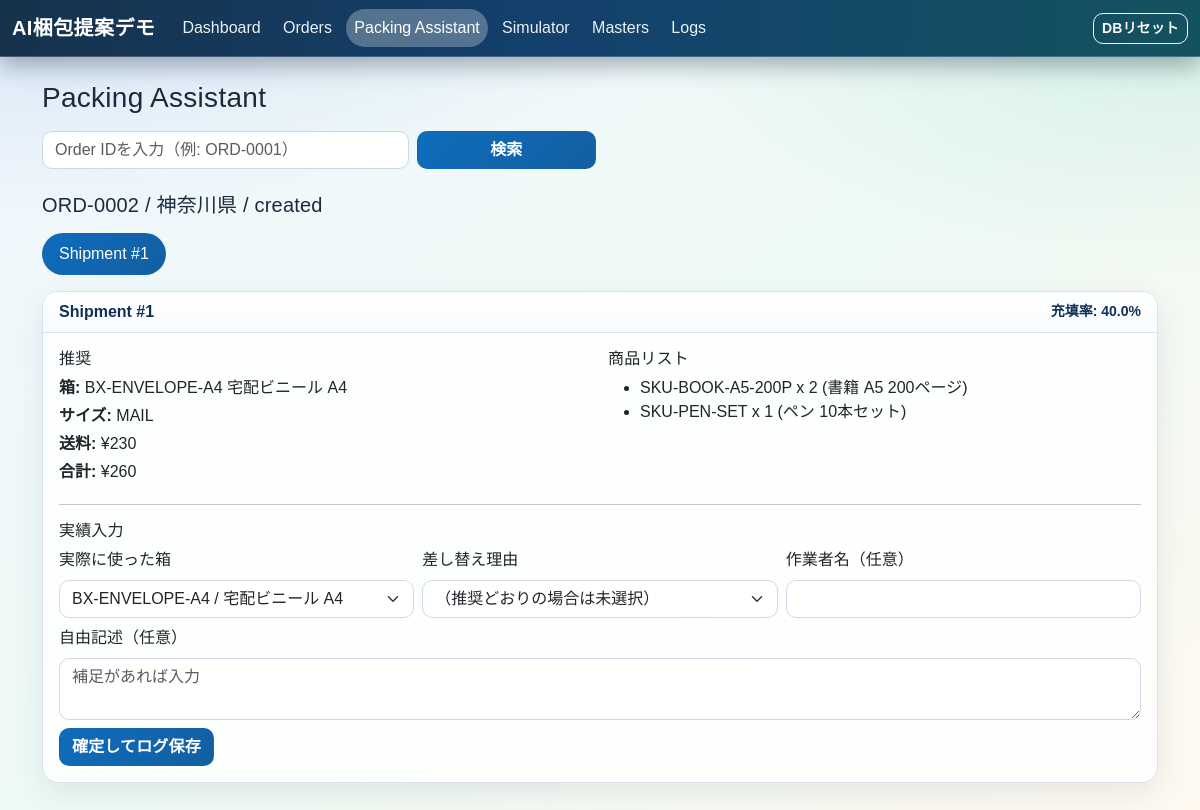
The page /packing/ORD-0002 on the database its author committed.
### app/models.py (models this page shows)
class Order(Base):
    __tablename__ = "orders"
    order_id: Mapped[str] = mapped_column(String(64), primary_key=True)
    order_date: Mapped[date] = mapped_column(Date, nullable=False)
    channel: Mapped[str] = mapped_column(String(64), nullable=False)
    destination_prefecture: Mapped[str] = mapped_column(String(64), nullable=False)
    status: Mapped[str] = mapped_column(String(32), nullable=False, default="created")
    customer_note: Mapped[str | None] = mapped_column(Text, nullable=True)
    items: Mapped[list[OrderItem]] = relationship("OrderItem", back_populates="order", cascade="all, delete-orphan")
    plans: Mapped[list[PackingPlan]] = relationship("PackingPlan", back_populates="order", cascade="all, delete-orphan")

class PackingShipment(Base):
    __tablename__ = "packing_shipments"
    id: Mapped[int] = mapped_column(Integer, primary_key=True, autoincrement=True)
    plan_id: Mapped[int] = mapped_column(ForeignKey("packing_plans.id"), nullable=False, index=True)
    shipment_no: Mapped[int] = mapped_column(Integer, nullable=False)
    split_reason: Mapped[str | None] = mapped_column(String(255), nullable=True)
    recommended_box_id: Mapped[str | None] = mapped_column(String(64), nullable=True)
    recommended_box_name: Mapped[str | None] = mapped_column(String(255), nullable=True)
    carrier: Mapped[str | None] = mapped_column(String(64), nullable=True)
    service: Mapped[str | None] = mapped_column(String(64), nullable=True)
    size_class: Mapped[str | None] = mapped_column(String(16), nullable=True)
    shipping_yen: Mapped[int | None] = mapped_column(Integer, nullable=True)
    box_cost_yen: Mapped[int | None] = mapped_column(Integer, nullable=True)
    total_cost_yen: Mapped[int | None] = mapped_column(Integer, nullable=True)
    fill_ratio: Mapped[float | None] = mapped_column(Float, nullable=True)
    warning_message: Mapped[str | None] = mapped_column(String(255), nullable=True)
    plan: Mapped[PackingPlan] = relationship("PackingPlan", back_populates="shipments")
    items: Mapped[list[PackingShipmentItem]] = relationship(
        "PackingShipmentItem", back_populates="shipment", cascade="all, delete-orphan"
    )
    __table_args__ = (UniqueConstraint("plan_id", "shipment_no", name="uq_shipment_plan_no"),)

class PackingShipmentItem(Base):
    __tablename__ = "packing_shipment_items"
    id: Mapped[int] = mapped_column(Integer, primary_key=True, autoincrement=True)
    shipment_id: Mapped[int] = mapped_column(ForeignKey("packing_shipments.id"), nullable=False, index=True)
    sku_id: Mapped[str] = mapped_column(ForeignKey("skus.sku_id"), nullable=False)
    qty: Mapped[int] = mapped_column(Integer, nullable=False)
    shipment: Mapped[PackingShipment] = relationship("PackingShipment", back_populates="items")
    sku: Mapped[SKU] = relationship("SKU")

class SKU(Base):
    __tablename__ = "skus"
    sku_id: Mapped[str] = mapped_column(String(64), primary_key=True)
    name: Mapped[str] = mapped_column(String(255), nullable=False)
    category: Mapped[str] = mapped_column(String(64), nullable=False, default="other")
    length_mm: Mapped[int] = mapped_column(Integer, nullable=False)
    width_mm: Mapped[int] = mapped_column(Integer, nullable=False)
    height_mm: Mapped[int] = mapped_column(Integer, nullable=False)
    weight_g: Mapped[int] = mapped_column(Integer, nullable=False)
    can_rotate: Mapped[bool] = mapped_column(Boolean, nullable=False, default=True)
    fragile: Mapped[bool] = mapped_column(Boolean, nullable=False, default=False)
    compressible: Mapped[bool] = mapped_column(Boolean, nullable=False, default=False)
    hazmat: Mapped[bool] = mapped_column(Boolean, nullable=False, default=False)
    padding_mm: Mapped[int] = mapped_column(Integer, nullable=False, default=0)
    prohibited_group: Mapped[str | None] = mapped_column(String(64), nullable=True)

class Box(Base):
    __tablename__ = "boxes"
    box_id: Mapped[str] = mapped_column(String(64), primary_key=True)
    name: Mapped[str] = mapped_column(String(255), nullable=False)
    inner_length_mm: Mapped[int] = mapped_column(Integer, nullable=False)
    inner_width_mm: Mapped[int] = mapped_column(Integer, nullable=False)
    inner_height_mm: Mapped[int] = mapped_column(Integer, nullable=False)
    max_weight_g: Mapped[int] = mapped_column(Integer, nullable=False)
    box_cost_yen: Mapped[int] = mapped_column(Integer, nullable=False)
    box_type: Mapped[str] = mapped_column(String(32), nullable=False, default="box")
    outer_length_mm: Mapped[int] = mapped_column(Integer, nullable=False)
    outer_width_mm: Mapped[int] = mapped_column(Integer, nullable=False)
    outer_height_mm: Mapped[int] = mapped_column(Integer, nullable=False)

### app/main.py (the view)
@app.get("/packing/{order_id}")
def packing_assistant(order_id: str, request: Request, db: Session = Depends(get_db)):
    order = db.get(Order, order_id)
    if not order:
        return templates.TemplateResponse(
            "packing.html",
            _base_context(request, active_nav="packing", order=None, shipments=[], error="指定の注文が見つかりません"),
        )
    ensure_order_plan(db, order_id)
    plan = _load_plan(db, order_id)
    shipments = sorted(plan.shipments, key=lambda s: s.shipment_no) if plan else []
    boxes = db.scalars(select(Box).order_by(Box.box_id.asc())).all()
    latest_logs = db.scalars(
        select(PackingExecutionLog)
        .where(PackingExecutionLog.order_id == order_id)
        .order_by(PackingExecutionLog.created_at.desc())
    ).all()
    latest_by_no: dict[int, PackingExecutionLog] = {}
    for log in latest_logs:
        if log.shipment_no not in latest_by_no:
            latest_by_no[log.shipment_no] = log
    active = _to_int(request.query_params.get("active"), 1)
    return templates.TemplateResponse(
        "packing.html",
        _base_context(
            request,
            active_nav="packing",
            order=order,
            shipments=shipments,
            boxes=boxes,
            shipment_tags=_shipment_tags,
            safe_ratio=_safe_ratio,
            reason_options=REASON_LABELS,
            latest_by_no=latest_by_no,
            active_shipment=active,
        ),
    )

### app/templates/packing.html (shortened to what this page needs)
{% extends "base.html" %}
{% block content %}
<h1 class="h3 mb-3">Packing Assistant</h1>
<form class="row g-2 mb-4" method="get" action="/packing">
  <div class="col-md-4">
    <input class="form-control" type="text" name="order_id" placeholder="Order IDを入力（例: ORD-0001）">
  </div>
  <div class="col-md-2">
    <button class="btn btn-primary w-100">検索</button>
  </div>
</form>
{% if order %}
  <div class="mb-3">
    <h2 class="h5">{{ order.order_id }} / {{ order.destination_prefecture }} / {{ order.status }}</h2>
  </div>
  <ul class="nav nav-pills mb-3">
    {% for shipment in shipments %}
      <li class="nav-item">
        <a class="nav-link {% if active_shipment == shipment.shipment_no %}active{% endif %}" href="/packing/{{ order.order_id }}?active={{ shipment.shipment_no }}">Shipment #{{ shipment.shipment_no }}</a>
      </li>
    {% endfor %}
  </ul>
  {% for shipment in shipments %}
    {% if active_shipment == shipment.shipment_no %}
      <div class="card mb-4">
        <div class="card-header d-flex justify-content-between align-items-center">
          <strong>Shipment #{{ shipment.shipment_no }}</strong>
          <span class="small">充填率: {{ safe_ratio(shipment.fill_ratio) }}</span>
        </div>
        <div class="card-body">
          <div class="row g-3">
            <div class="col-md-6">
              <h3 class="h6">推奨</h3>
              <p class="mb-1"><strong>箱:</strong> {{ shipment.recommended_box_id or '未提案' }} {{ shipment.recommended_box_name or '' }}</p>
              <p class="mb-1"><strong>サイズ:</strong> {{ shipment.size_class or '-' }}</p>
              <p class="mb-1"><strong>送料:</strong> ¥{{ '{:,}'.format(shipment.shipping_yen or 0) }}</p>
              <p class="mb-1"><strong>合計:</strong> ¥{{ '{:,}'.format(shipment.total_cost_yen or 0) }}</p>
            </div>
            <div class="col-md-6">
              <h3 class="h6">商品リスト</h3>
              <ul class="mb-2">
                {% for item in shipment.items %}
                  <li>{{ item.sku_id }} x {{ item.qty }} {% if item.sku %}({{ item.sku.name }}){% endif %}</li>
                {% endfor %}
              </ul>
            </div>
          </div>
          <hr>
          <h3 class="h6">実績入力</h3>
          <form method="post" action="/packing/{{ order.order_id }}/shipments/{{ shipment.shipment_no }}/confirm" class="row g-2">
            <div class="col-md-4">
              <label class="form-label">実際に使った箱</label>
              <select class="form-select" name="actual_box_id" required>
                {% for box in boxes %}
                  <option value="{{ box.box_id }}" {% if shipment.recommended_box_id == box.box_id %}selected{% endif %}>{{ box.box_id }} / {{ box.name }}</option>
                {% endfor %}
              </select>
            </div>
            <div class="col-md-4">
              <label class="form-label">差し替え理由</label>
              <select class="form-select" name="reason_code">
                <option value="">（推奨どおりの場合は未選択）</option>
              </select>
            </div>
            <div class="col-md-4">
              <label class="form-label">作業者名（任意）</label>
              <input class="form-control" type="text" name="worker_name">
            </div>
            <div class="col-12">
              <label class="form-label">自由記述（任意）</label>
              <textarea class="form-control" name="reason_note" rows="2" placeholder="補足があれば入力"></textarea>
            </div>
            <div class="col-12">
              <button class="btn btn-primary">確定してログ保存</button>
            </div>
          </form>
        </div>
      </div>
    {% endif %}
  {% else %}
    <div class="alert alert-warning">該当するShipmentがありません</div>
  {% endfor %}
{% else %}
  <p class="text-muted">Order IDを入力して梱包提案を表示してください。</p>
{% endif %}
{% endblock %}

### app/static/style.css (style rules this page uses)
:root { --bg-1: #f3f7ff; --bg-2: #eefaf5; --bg-3: #fff9f0; --ink-1: #1a2b3c; --ink-2: #4f6075; --brand: #0f6cbd; --brand-2: #17a37b; --line: #d8e1ec; --surface: rgba(255, 255, 255, 0.86); --surface-strong: #ffffff; --shadow-soft: 0 10px 30px rgba(36, 68, 112, 0.1); }
*, *::before, *::after { box-sizing: border-box; }
body { margin: 0; min-height: 100vh; color: var(--ink-1); font-family: "Avenir Next", "Hiragino Kaku Gothic ProN", "Yu Gothic", "Noto Sans JP", sans-serif; background: radial-gradient(1200px 520px at 0% -10%, rgba(15, 108, 189, 0.16), transparent 60%), radial-gradient(900px 460px at 100% 0%, rgba(23, 163, 123, 0.12), transparent 60%), linear-gradient(145deg, var(--bg-1), var(--bg-2) 50%, var(--bg-3)); background-attachment: fixed; }
h1, h2, h3 { color: #102238; letter-spacing: 0.01em; }
.card { border: 1px solid var(--line); border-radius: 16px; background: var(--surface); box-shadow: var(--shadow-soft); overflow: hidden; animation: card-enter 0.4s ease-out both; }
.card-header { border-bottom: 1px solid var(--line); color: #0f3156; font-weight: 600; background: linear-gradient(180deg, rgba(255, 255, 255, 0.95), rgba(248, 251, 255, 0.95)); }
.btn { border-radius: 10px; font-weight: 600; letter-spacing: 0.01em; transition: transform 0.15s ease, box-shadow 0.2s ease; }
.btn-primary { border-color: transparent; background: linear-gradient(135deg, #0f6cbd, #135fa0); }
.form-control, .form-select, textarea { border-color: #cfd9e5; border-radius: 10px; background-color: var(--surface-strong); }
.nav-pills .nav-link { color: #19456f; border: 1px solid #bfd4e8; border-radius: 999px; background: rgba(255, 255, 255, 0.8); }
.nav-pills .nav-link.active { border-color: transparent; background: linear-gradient(135deg, #0f6cbd, #135fa0); }

### rows shown on the page
Order: order_id "ORD-0002", destination_prefecture "神奈川県", status "created"
PackingShipment: shipment_no "1", fill_ratio "40.0%", recommended_box "BX-ENVELOPE-A4", recommended_box_name "宅配ビニール A4", size_class "MAIL", shipping_yen "230", total_cost_yen "260", actual_box_id "BX-ENVELOPE-A4 / 宅配ビニール A4"
PackingShipmentItem: sku_id "SKU-BOOK-A5-200P", qty "2", sku.name "書籍 A5 200ページ"
PackingShipmentItem: sku_id "SKU-PEN-SET", qty "1", sku.name "ペン 10本セット"
